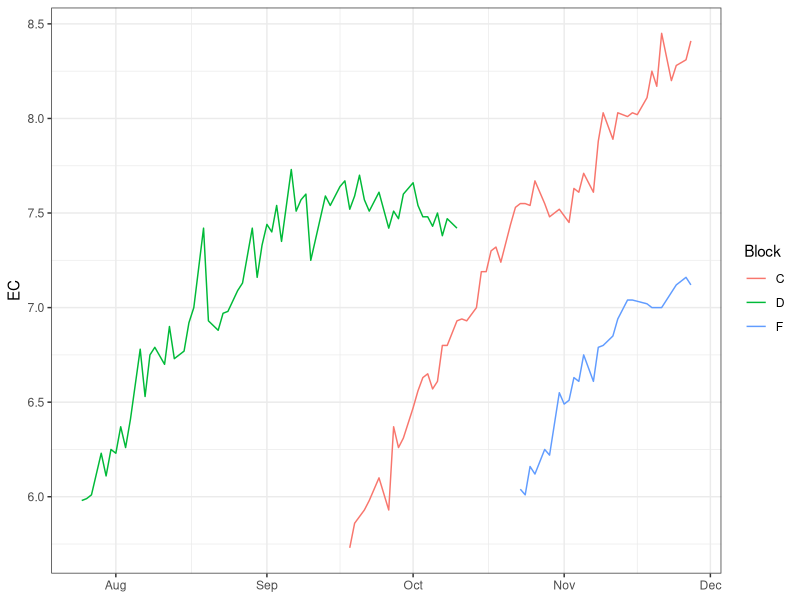
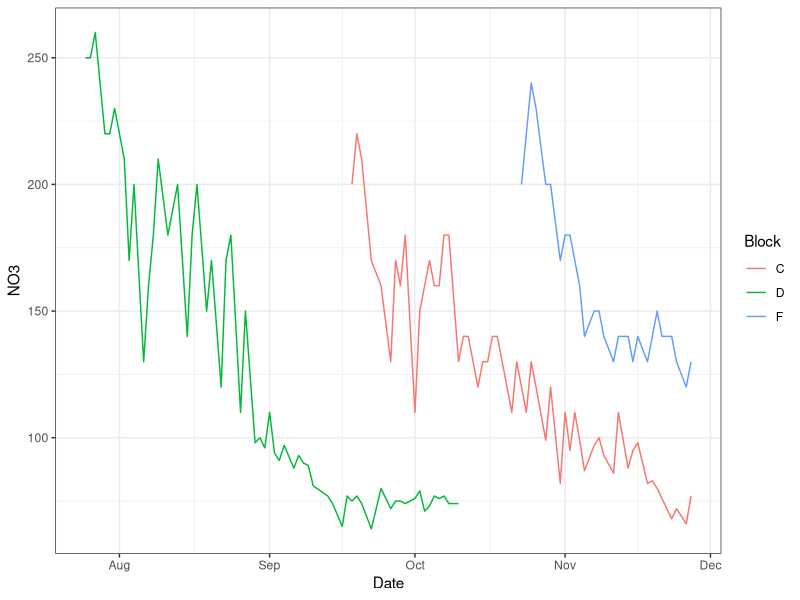
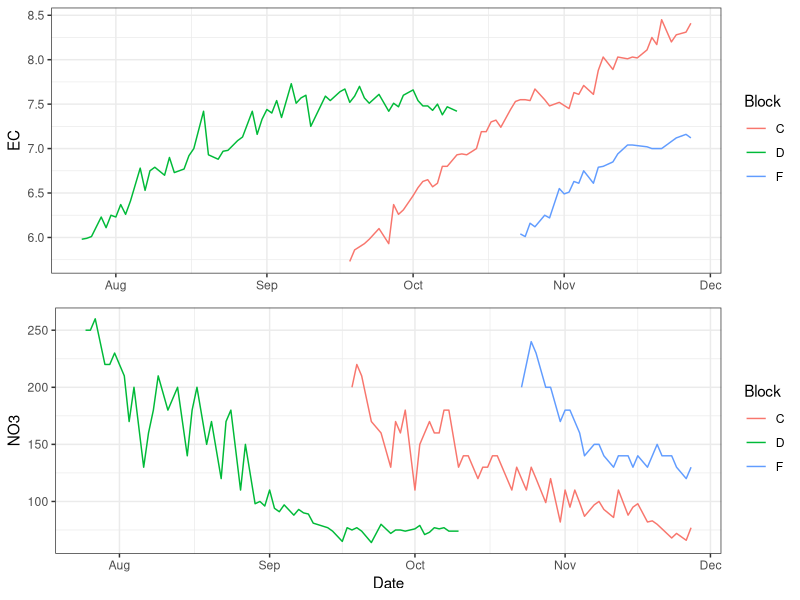
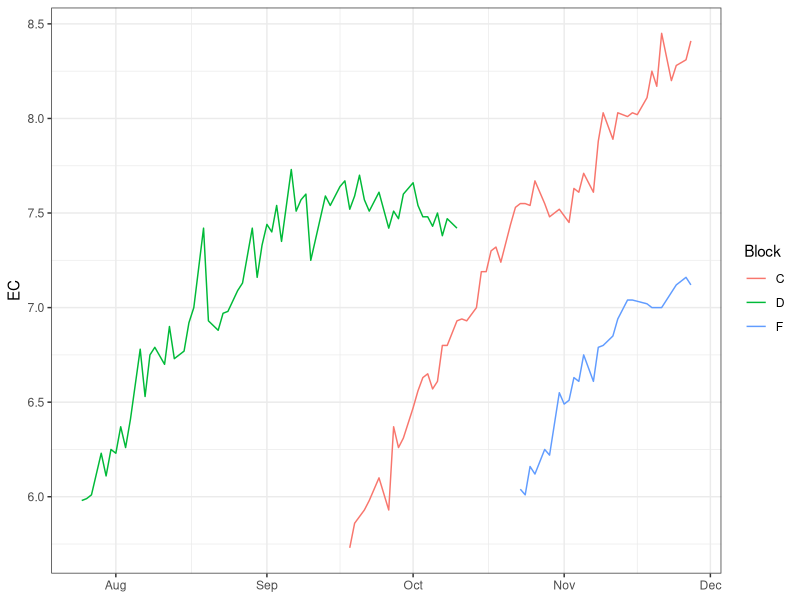
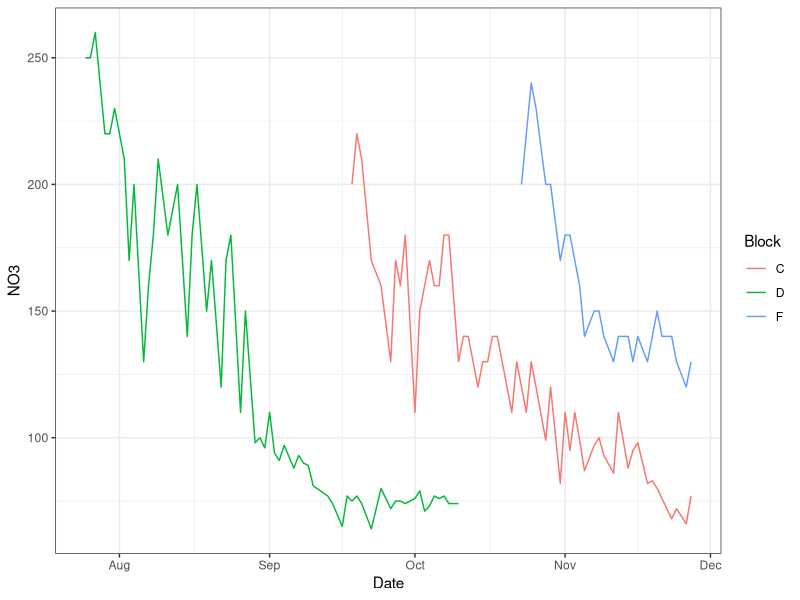

Here is the R script that generated these plots, in order:
library(dplyr)
library(tidyr)
library(tidyverse)
library(gridExtra)
library(ggplot2)

###########   DATE SET   #########
NO3 <-read.csv('TOGUCHI_NO3.csv', header = T, check.names = T)
ECS <-read.csv('TOGUCHI_EC.csv', header = T, check.names = T)

head(NO3,2)
head(ECS,2)
################################################################################
##  BLOCK   vid      PLANT START       HARVEST START     END HARVEST           ##
##  C        v1       2017-07-18        2017-09-18         ?2017-11-27 (until) ##
##  D        v1       2017-05-26       2017-07-25          2017-10-16          ##
##  F        v1       2017-08-16       2017-10-23         ?2017-11-27          ##
##  F        v2      2017-08-16         ?                                      ##
################################################################################
## START AND END DATES of 'start of Plant' to 'Start of harvesting'
End_C_After <- as.Date("2017-11-27")
start_C_After <- as.Date("2017-09-18")

End_D_After <- as.Date("2017-10-10")
start_D_After <- as.Date("2017-07-25")

End_F_After <- as.Date("2017-11-27")
start_F_After <- as.Date("2017-10-23")

#####  Function to Filter Date ###############
filterDate <- function(df,x,y){
  df$Date <- as.Date.factor(df$Date, format = "%Y-%m-%d")
  df[df$Date >= x & df$Date <= y,]
}

## C Block  V1 Variety ####
C_EC_DF_After <- filterDate(subset(ECS, Block == 'C'),start_C_After,End_C_After)
C_NO3_DF_After <- filterDate(subset(NO3, Block == 'C'),start_C_After,End_C_After)

##### D Block  V1 Variety #####
D_EC_DF_After <- filterDate(subset(ECS, Block == 'D'),start_D_After,End_D_After)
D_NO3_DF_After <- filterDate(subset(NO3, Block == 'D'),start_D_After,End_D_After)
##### F Block  V1 variety ######
F_EC_DF_After <- filterDate(subset(ECS, Block == 'F'),start_F_After,End_F_After)
F_NO3_DF_After <- filterDate(subset(NO3, Block == 'F'),start_F_After,End_F_After)

# Bind the three Blocks C,D,F
EC_CDF_After <-dplyr::bind_rows(C_EC_DF_After,D_EC_DF_After,F_EC_DF_After)
NO3_CDF_After <-dplyr::bind_rows(C_NO3_DF_After,D_NO3_DF_After,F_NO3_DF_After)
head(NO3_CDF_After,2)
## PLOT 1 ## 
p1_After <- ggplot(aes(y=EC, x=Date),data = EC_CDF_After) +
  geom_line(aes(color=Block)) + labs(x=NULL, y='EC') +
  theme(legend.position="none",
        panel.grid.minor.x = element_blank()) +
  theme_bw()
p1_After
ggsave(filename = "toguchi_p1_After.JPEG",p1_After)
## PLOT 2 ## 

p4_After <- ggplot(aes(y=Measure, x=Date),data = NO3_CDF_After) +
  geom_line(aes(color=Block))+ labs(x='Date', y='NO3') +
  theme(legend.position="none",
        panel.grid.minor.x = element_blank()) +
  theme_bw()
p4_After
ggsave(filename = "toguchi_p4_After.JPEG",p4_After)
## PLOT 3 Combined ## 
g_After <- grid.arrange(p1_After,p4_After, ncol= 1)

ggsave(filename = "toguchi_EC_NO3.JPEG",g_After)
